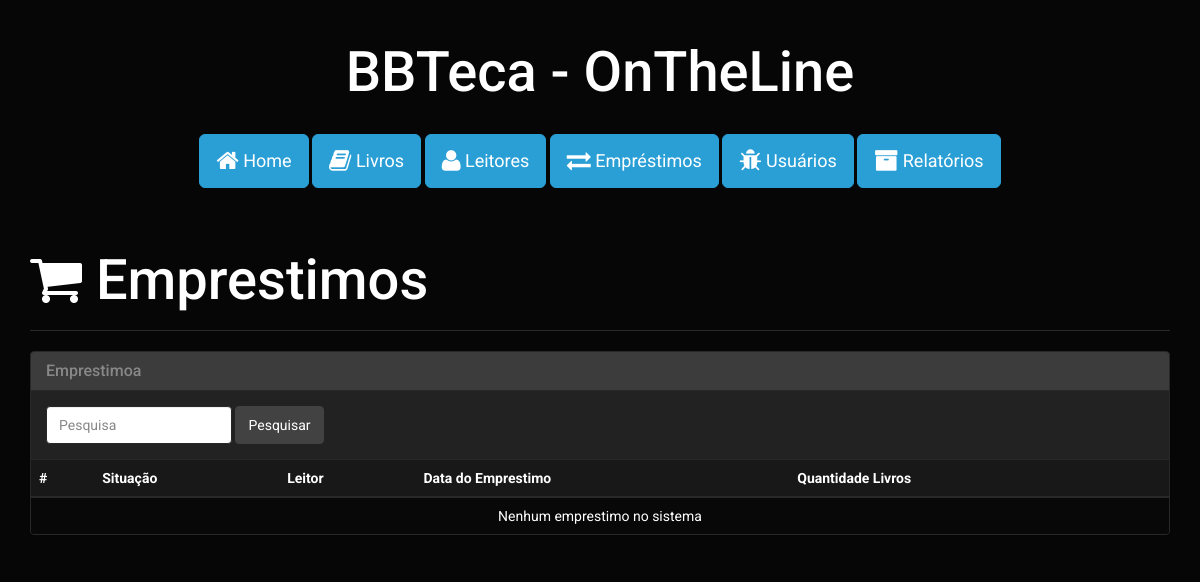
The app's page /emprestimos-listar.php (signed in), older data.
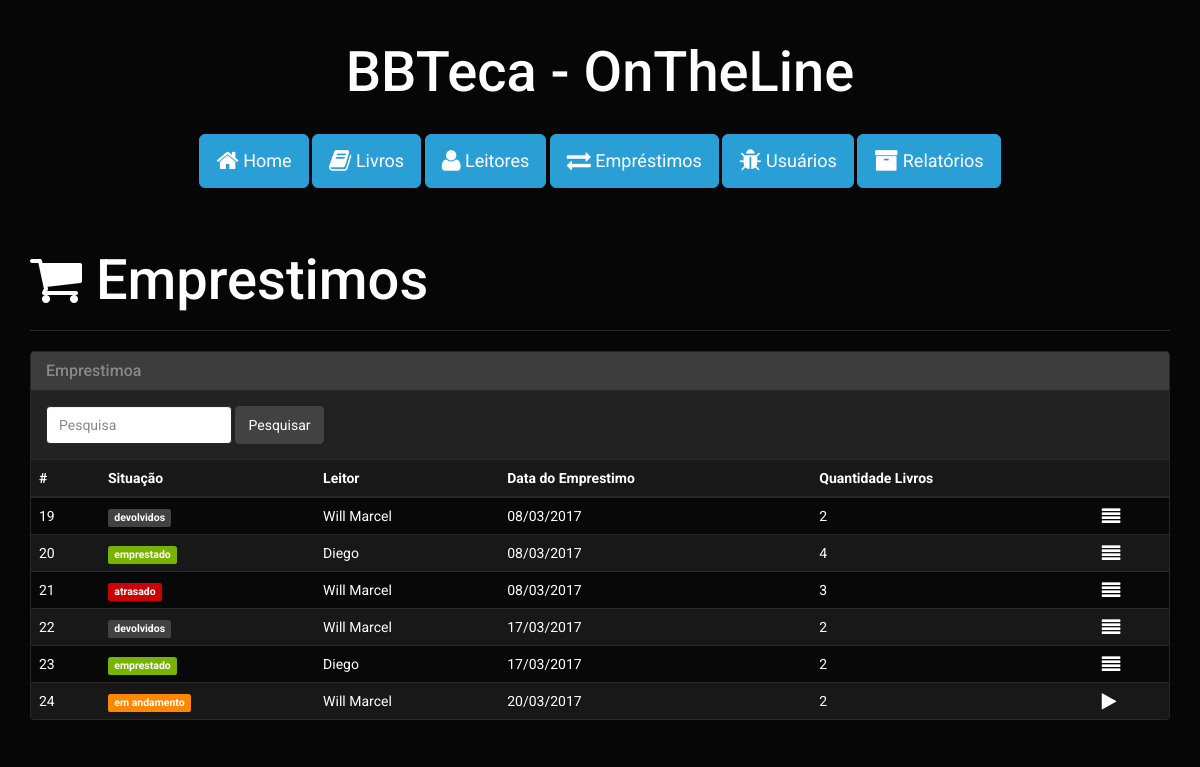
The same page, newer data.
### tables this page shows
CREATE TABLE `emprestimos` (
  `cod_controle` int(11) NOT NULL,
  `id_leitor` int(11) NOT NULL,
  `idusuario` int(11) NOT NULL,
  `data_emprestimo` date NOT NULL,
  `status` char(2) NOT NULL
);

CREATE TABLE `leitor` (
  `cod_leitor` int(11) NOT NULL,
  `nome` varchar(30) NOT NULL,
  `endereco` varchar(30) NOT NULL,
  `num_endereco` varchar(12) NOT NULL,
  `bairro` varchar(30) NOT NULL,
  `telefone` varchar(15) NOT NULL,
  `email` varchar(30) NOT NULL,
  `status` char(1) NOT NULL
);

### emprestimos-listar.php (the view, shortened to what this page needs)
<?php
require './lib/funcoes.php';
require './lib/conexao.php';
$q ='';
?>
<!DOCTYPE html>
<html lang="pt-br">
<head>
    <?php headCss(); ?>
</head>
<body>
<div class="container">
    <div class="page-header">
        <h1><i class="fa fa-shopping-cart"></i> Emprestimos</h1>
    </div>
    <div class="panel panel-default">
        <div class="panel-heading">
            <h3 class="panel-title">Emprestimoa</h3>
        </div>
        <div class="panel-body">
            <form class="form-inline" role="form" method="get" action="">
                <div class="form-group">
                    <input type="search" class="form-control" id="fq" name="q" placeholder="Pesquisa" value="<?php echo $q; ?>">
                </div>
                <button type="submit" class="btn btn-default">Pesquisar</button>
            </form>
        </div>
        <table class="table table-striped table-hover">
            <thead>
            <tr>
                <th>#</th>
                <th>Situação</th>
                <th>Leitor</th>
                <th>Data do Emprestimo</th>
                <th>Quantidade Livros</th>
                <th></th>
            </tr>
            </thead>
            <tbody>
            <?php
            $sql = "Select
	E.cod_controle,
	E.data_emprestimo,
	L.nome leitorNome,
    E.status emprestimoStatus,
	(Select Sum(EL.qtd_emprestado) From emprestimoslivros EL Where (EL.idemprestimo = E.cod_controle)) livrosTotal
From emprestimos E
Inner Join leitor L
	On (L.cod_leitor = E.id_leitor)
Inner Join usuario u
	On (u.cod_usuario = E.idusuario)";
            $consulta = mysqli_query($con,$sql);
            if (mysqli_num_rows($consulta) > 0) {
                while ($resultado = mysqli_fetch_assoc($consulta)) {
                    $emprestimoDataE = strtotime($resultado['data_emprestimo']);
                    ?>
                    <tr>
                        <td><?php echo $resultado['cod_controle']; ?></td>
                        <td>
                            <?php
                            if ($resultado['emprestimoStatus'] == EMPRESTIMO_FECHADO) {
                                $idemprestimo = $resultado['cod_controle'];
                                $sqllivros = "Select * from emprestimoslivros INNER JOIN livros on idlivro = cod_livro where idemprestimo = $idemprestimo and data_devolvido is NULL";
                                $consultasql = mysqli_query($con, $sqllivros);
                                $d = date('Y-m-d');
                                $atrasado = 0;
                                while ($livrosEmprestado = mysqli_fetch_assoc($consultasql)) {
                                    if ($livrosEmprestado['data_previa'] <= $d) {
                                        $atrasado++;
                                    }
                                }
                                if (mysqli_num_rows($consultasql) == 0) { ?>
                                    <span class="label label-default">devolvidos</span> <?php
                                } else {
                                    if ($atrasado == 0) { ?>
                                        <span class="label label-success">emprestado</span>
                                    <?php } else { ?>
                                        <span class="label label-danger">atrasado</span>
                                    <?php }
                                }
                            }
                            if ($resultado['emprestimoStatus'] == EMPRESTIMO_ABERTO) { ?>
                                <span class="label label-warning">em andamento</span>
                            <?php } ?>
                        </td>
                        <td><?php echo $resultado['leitorNome']; ?></td>
                        <td><?php echo date('d/m/Y', $emprestimoDataE); ?></td>
                        <td><?php echo $resultado['livrosTotal']; ?></td>
                        <td>
                            <?php if ($resultado['emprestimoStatus'] == EMPRESTIMO_FECHADO) { ?>
                                <a href="emprestimos-detalhes.php?idemprestimo=<?php echo $resultado['cod_controle']; ?>"
                                   title="Detalhes do emprestimo"><i class="fa fa-align-justify fa-lg"></i></a>
                            <?php } else { ?>
                                <a href="emprestimos-continuar.php?idemprestimo=<?php echo $resultado['cod_controle']; ?>"
                                   title="Continuar emprestimo"><i class="fa fa-play fa-lg"></i></a>
                            <?php } ?>
                        </td>
                    </tr>
                <?php }
            } else { ?>
                <tr>
                    <td colspan="6"><center>Nenhum emprestimo no sistema</center></center></td>
                </tr>
            <?php } ?>
            </tbody>
        </table>
    </div>
</div>
</body>
</html>

### lib/funcoes.php (shortened to what this page needs)
<?php
function headCss() {
?>
<link href="./lib/bootstrap/css/bootstrap.min.css" rel="stylesheet">
<?php headCssTema(TWITTER_BOOTSTRAP_TEMA);
include 'menu.php';
?>
<link href="./lib/font-awesome/css/font-awesome.min.css" rel="stylesheet">
<link href="./lib/estilos.css" rel="stylesheet"><?php
}
function headCssTema($tema=null) {
    $href = '';
    switch($tema) {
        case 'cosmo':
        case 'cyborg':
        case 'darkly':
        case 'journal':
        case 'readable':
        case 'sandstone':
        case 'simplex':
        case 'slate':
        case 'superhero':
        case 'yeti':
            $href = "./lib/bootswatch/$tema/bootstrap.min.css";
            break;
    }
    if ($href) {
        ?><link href="<?php echo $href; ?>" rel="stylesheet"><?php
    }
}
	?><script>

### menu.php
<div class="container">
  <div class="pager">
    <h1 class="">BBTeca - OnTheLine</h1>
      <br>
      <div class="btn-group">
        <a class="btn btn-primary btn-lg" role="button" href="index.php">
          <i class="fa fa-home fa-lg"></i> Home
        </a>
      </div>
      <div class="btn-group">
        <a class="btn btn-primary btn-lg" role="button" href="livro-listar.php">
          <i class="fa fa-book fa-lg"></i> Livros
        </a>
      </div>
      <div class="btn-group">
        <a class="btn btn-primary btn-lg" role="button" href="leitor-listar.php">
          <i class="fa fa-user fa-lg"></i> Leitores
        </a>
      </div>
      <div class="btn-group">
        <a class="btn btn-primary btn-lg" role="button" href="emprestimos-listar.php">
          <i class="fa fa-exchange fa-lg"></i> Empréstimos
        </a>
      </div>
      <div class="btn-group">
        <a class="btn btn-primary btn-lg" role="button" href="usuario-listar.php">
          <i class="fa fa-bug fa-lg"></i> Usuários
        </a>
      </div>
      <div class="btn-group">
        <a class="btn btn-primary btn-lg" role="button" href="relatorios-listar.php">
          <i class="fa fa-archive fa-lg"></i> Relatórios
        </a>
      </div>
  </div>
</div>

Row changes from the older to the newer data that the page shows:
added emprestimos: cod_controle "19", status "devolvidos", id_leitor.nome "Will Marcel", data_emprestimo "08/03/2017", livrosTotal "2"
added emprestimos: cod_controle "20", status "emprestado", id_leitor.nome "Diego", data_emprestimo "08/03/2017", livrosTotal "4"
added emprestimos: cod_controle "21", status "atrasado", id_leitor.nome "Will Marcel", data_emprestimo "08/03/2017", livrosTotal "3"
added emprestimos: cod_controle "22", status "devolvidos", id_leitor.nome "Will Marcel", data_emprestimo "17/03/2017", livrosTotal "2"
added emprestimos: cod_controle "23", status "emprestado", id_leitor.nome "Diego", data_emprestimo "17/03/2017", livrosTotal "2"
added emprestimos: cod_controle "24", status "em andamento", id_leitor.nome "Will Marcel", data_emprestimo "20/03/2017", livrosTotal "2"
Text that changed along with them:
text no longer shown: "Nenhum emprestimo no sistema"
